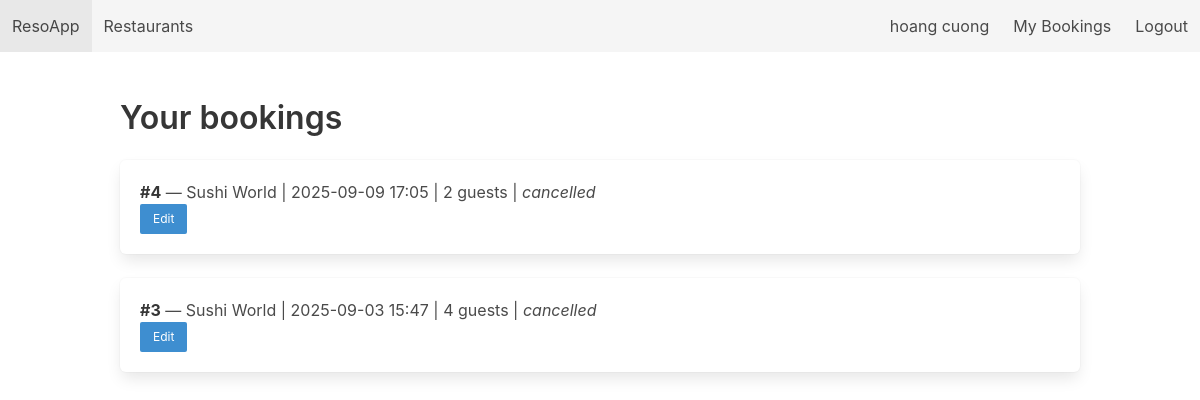
Page /bookings (signed in) on the earlier database version.
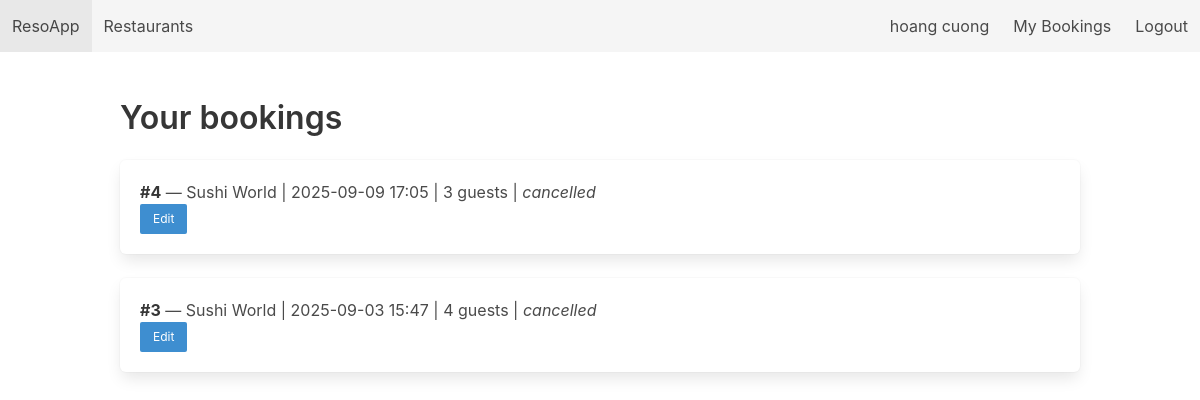
Same page on the later database version.
### tables this page shows
CREATE TABLE Reservations (
        reservation_id  INTEGER PRIMARY KEY AUTOINCREMENT,
        customer_id     INTEGER NOT NULL,
        restaurant_id   INTEGER NOT NULL,
        table_id        INTEGER,
        reservation_date DATE NOT NULL,
        reservation_time TEXT NOT NULL,
        guests          INTEGER NOT NULL CHECK (guests > 0),
        status          TEXT CHECK (status IN ('pending', 'confirmed', 'rejected', 'completed', 'cancelled')) DEFAULT 'pending',
        created_at      DATE DEFAULT (DATE('now')),
        FOREIGN KEY (customer_id) REFERENCES Customers(customer_id) ON DELETE CASCADE,
        FOREIGN KEY (restaurant_id) REFERENCES Restaurants(restaurant_id) ON DELETE CASCADE,
        FOREIGN KEY (table_id) REFERENCES Tables(table_id) ON DELETE SET NULL
    );

CREATE TABLE Restaurants (
        restaurant_id INTEGER PRIMARY KEY AUTOINCREMENT,
        name          TEXT NOT NULL,
        location      TEXT NOT NULL,
        cuisine       TEXT,
        rating        REAL CHECK (rating >= 0 AND rating <= 5),
        description   TEXT,
        created_at    DATE DEFAULT (DATE('now'))
    );

### app.py (the view)
@app.route('/bookings')
@login_required(role='customer')
def bookings():
    db = get_db()
    uid = session['user']
    cur = db.execute("""
        SELECT r.*, rest.name as restaurant_name, t.table_number
        FROM Reservations r
        JOIN Restaurants rest ON r.restaurant_id = rest.restaurant_id
        LEFT JOIN Tables t ON r.table_id = t.table_id
        WHERE r.customer_id = ?
        ORDER BY r.reservation_date DESC, r.reservation_time DESC
    """, (uid,))
    rows = cur.fetchall()
    return render_template('bookings.html', bookings=rows)

### app.py (called while the page is built)
def get_db():
    if 'db' not in g:
        g.db = sqlite3.connect(DB_PATH, detect_types=sqlite3.PARSE_DECLTYPES)
        g.db.row_factory = sqlite3.Row
        g.db.execute("PRAGMA foreign_keys = ON;")
    return g.db

def login_required(role=None):
    def decorator(f):
        @wraps(f)
        def wrapper(*args, **kwargs):
            if 'user' not in session:
                flash("Please log in first.", "warning")
                return redirect(url_for('login'))
            if role == 'admin' and session.get('role') != 'admin':
                flash("Admin area. Access denied.", "danger")
                return redirect(url_for('index'))
            return f(*args, **kwargs)
        return wrapper
    return decorator

### templates/bookings.html
{% extends "base.html" %}
{% block content %}
<h2 class="title">Your bookings</h2>
{% for b in bookings %}
  <div class="box">
    <p><strong>#{{ b['reservation_id'] }}</strong> — {{ b['restaurant_name'] }} | {{ b['reservation_date'] }} {{ b['reservation_time'] }} | {{ b['guests'] }} guests | <em>{{ b['status'] }}</em></p>
    <div class="buttons">
      <a class="button is-small is-info" href="{{ url_for('edit_reservation', res_id=b['reservation_id']) }}">Edit</a>
    </div>
  </div>
{% else %}
  <p>No bookings yet.</p>
{% endfor %}
{% endblock %}

Differences in the rows shown:
changed Reservations id 4: guests "2" → "3"
